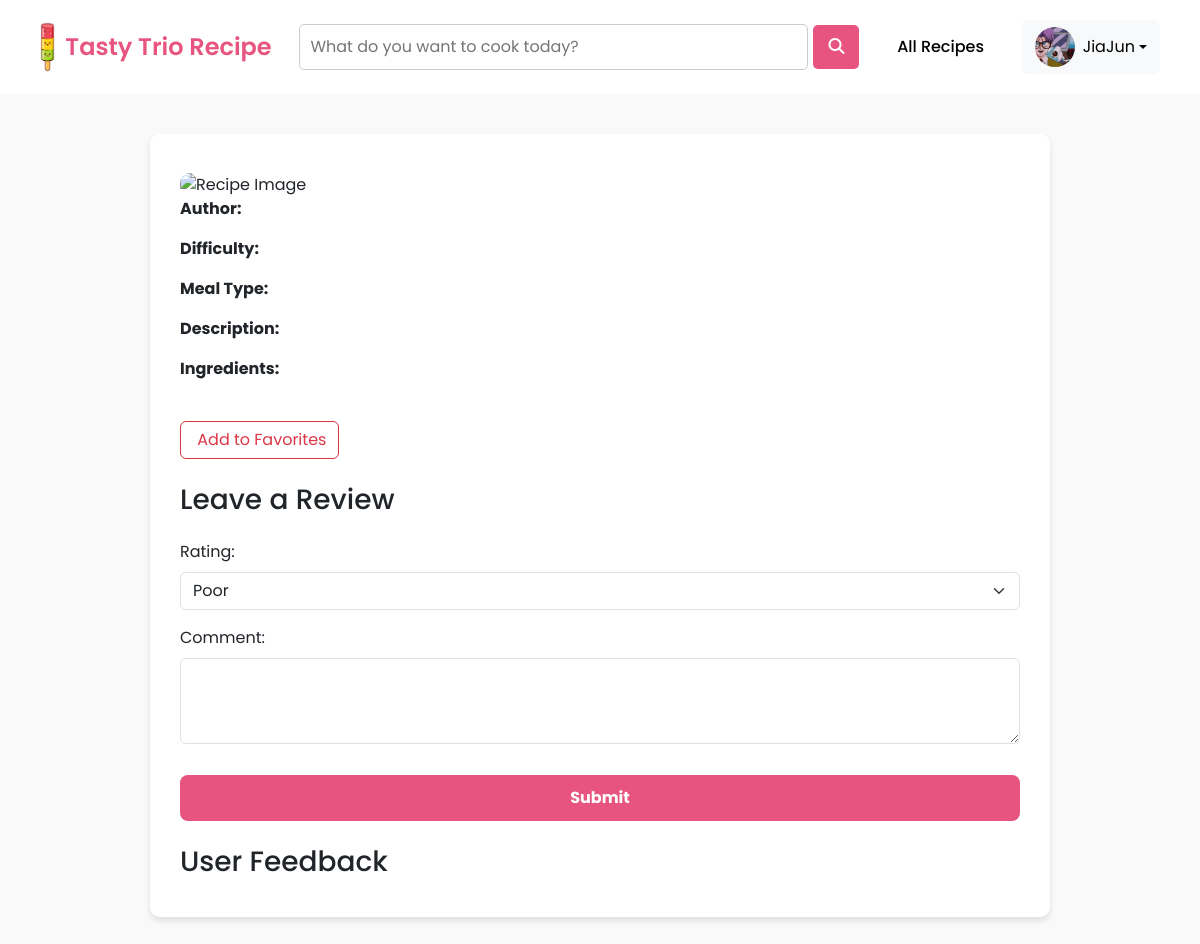
The page /user_recipe_details.php (signed in) on the database its author committed.
### tables this page shows
CREATE TABLE `registered_user` (
  `userID` int(11) NOT NULL,
  `userImg` varchar(255) DEFAULT NULL,
  `userName` varchar(255) NOT NULL,
  `userEmail` varchar(255) NOT NULL,
  `userPass` varchar(255) NOT NULL,
  `userBio` text DEFAULT NULL,
  `favID` int(11) DEFAULT NULL,
  `reset_token` varchar(255) DEFAULT NULL,
  `userStatus` enum('Active','Inactive','Banned') NOT NULL DEFAULT 'Active'
);

### user_recipe_details.php (the view, shortened to what this page needs)
<?php
include 'db.php';
$userImg = 'uploads/default.png';
$userName = 'Guest';
$isLoggedIn = false;
$userID = null;
if (isset($_SESSION['userID'])) {
    $isLoggedIn = true;
    $userID = $_SESSION['userID'];
    $query = "SELECT userImg, userName, userStatus FROM registered_user WHERE userID = ?";
    $stmt = $conn->prepare($query);
    $stmt->bind_param("i", $userID);
    if ($stmt->execute()) {
        $result = $stmt->get_result();
        if ($result->num_rows > 0) {
            $userData = $result->fetch_assoc();
            $userImg = $userData['userImg'];
            $userName = $userData['userName'];
        }
    } else {
        $userStatus = null;
    }
}
    $query = "SELECT recipe.recipeID, recipe.recipeName, recipe.recipeImg, recipe.recipeIngred, recipe.recipeDesc,
              registered_user.userName, registered_user.userImg AS creatorImg,
              meal_difficulty.mealDiff, meal_type.mealType
            FROM recipe
            LEFT JOIN registered_user ON recipe.userID = registered_user.userID
            LEFT JOIN meal_difficulty ON recipe.diffID = meal_difficulty.diffID
            LEFT JOIN meal_type ON recipe.typeID = meal_type.typeID
            WHERE recipe.recipeID = ?";
    $stmt = $conn->prepare($query);
    $stmt->bind_param("i", $recipeID);
    $stmt->execute();
    $result = $stmt->get_result();
    $recipe = $result->fetch_assoc();
    $isFavorited = false;
    if ($isLoggedIn) {
        $query = "SELECT * FROM favorite WHERE userID = ? AND recipeID = ?";
        $stmt = $conn->prepare($query);
        $stmt->bind_param("ii", $userID, $recipeID);
        $stmt->execute();
        $result = $stmt->get_result();
        $isFavorited = $result->num_rows > 0;
    }
$ratingQuery = "SELECT ratingID, ratingText FROM rating";
$ratingResult = $conn->query($ratingQuery);
?>
<!DOCTYPE html>
<html lang="en">
<head>
    <link rel="stylesheet" href="https://cdn.jsdelivr.net/npm/bootstrap@5.3.0/dist/css/bootstrap.min.css">
    <link rel="stylesheet" href="https://cdnjs.cloudflare.com/ajax/libs/font-awesome/6.4.2/css/all.min.css">
</head>
<body>
<?php include('header.php'); ?>
<div class="container">
    <img src="<?= htmlspecialchars($recipe['recipeImg']) ?>" class="recipe-img" alt="Recipe Image">
    <p><strong>Author:</strong> <?= htmlspecialchars($recipe['userName']) ?></p>
    <p><strong>Difficulty:</strong> <?= htmlspecialchars($recipe['mealDiff']) ?></p>
    <p><strong>Meal Type:</strong> <?= htmlspecialchars($recipe['mealType']) ?></p>
    <p><strong>Description:</strong> <?= nl2br(htmlspecialchars($recipe['recipeDesc'])) ?></p>
    <p><strong>Ingredients:</strong></p>
    <br>
    <form id="favoriteForm">
            <button type="button" id="favoriteBtn" class="btn btn-outline-danger">
                <span id="favoriteText"><?= $isFavorited ? "Remove from Favorites" : "Add to Favorites" ?></span>
            </button>
    </form>
    <h3 class="mt-4">Leave a Review</h3>
    <?php if ($isLoggedIn): ?>
        <form method="POST" class="mt-4">
            <div class="mb-3">
                <label for="rating" class="form-label">Rating:</label>
                <select name="rating" class="form-select" required>
                    <?php while ($rating = $ratingResult->fetch_assoc()): ?>
                        <option value="<?= $rating['ratingID'] ?>"><?= $rating['ratingText'] ?></option>
                    <?php endwhile; ?>
                </select>
            </div>
            <div class="mb-3">
                <label for="comment" class="form-label">Comment:</label>
                <textarea name="comment" class="form-control" rows="3" required></textarea>
            </div>
            <button type="submit" class="btn btn-custom">Submit</button>
        </form>
    <?php else: ?>
        <p><a href="index.php">Log in</a> to leave a comment.</p>
    <?php endif; ?>
    <h3 class="mt-4">User Feedback</h3>
</div>
</body>
</html>

### header.php (shortened to what this page needs)
<!DOCTYPE html>
<html lang="en">
<head>
</head>
<body>
<header>
    <div class="logo-title">
        <img src="assets/pic/TastyTrioLogo.png" alt="Logo">
        <a href="home.php"><h1>Tasty Trio Recipe</h1></a>
    </div>
    <form action="searchRecipe.php" method="GET" class="search-bar">
        <input type="text" name="query" placeholder="What do you want to cook today?" required>
        <button type="submit"><i class="fas fa-search"></i></button>
    </form>
    <nav class="navbar">
        <a href="eRecipeList.php"> All Recipes</a>
    </nav>
    <div class="profile-dropdown">
        <button class="btn btn-light dropdown-toggle d-flex align-items-center" type="button" id="dropdownMenuButton" data-bs-toggle="dropdown" aria-expanded="false">
            <img src="<?php echo htmlspecialchars($userImg); ?>" alt="Profile">
            <span class="ms-2"><?php echo htmlspecialchars($userName); ?></span>
        </button>
    </div>
</header>
</body>
</html>

### user_recipe_details.php (style rules this page uses)
body { font-family: 'Poppins', sans-serif; background-color: #f9f9f9; }
.container { max-width: 900px; margin: 40px auto; background: white; padding: 30px; border-radius: 10px; box-shadow: 0 4px 6px rgba(0, 0, 0, 0.1); }
.recipe-img { width: 100%; height: 400px; object-fit: cover; border-radius: 10px; }
.btn-custom { background-color: #E75480; color: white; font-weight: bold; border-radius: 8px; width: 100%; padding: 10px; margin-top: 15px; }

### header.php (style rules this page uses)
body { font-family: 'Poppins', sans-serif; margin: 0; padding: 0; background-color: #f9f9f9; }
header { display: flex; justify-content: space-between; align-items: center; padding: 20px 40px; background-color: white; }
.logo-title { display: flex; align-items: center; }
.logo-title img { height: 50px; margin-right: 10px; }
.logo-title a { text-decoration: none; }
.logo-title h1 { font-size: 24px; font-weight: 600; margin: 0; color: #E75480; }
.search-bar { display: flex; align-items: center; width: 50%; }
.search-bar input { flex-grow: 1; padding: 10px; border: 1px solid #ccc; border-radius: 5px; font-family: 'Poppins', sans-serif; }
.search-bar button { background-color: #E75480; color: white; border: none; padding: 10px 15px; border-radius: 5px; cursor: pointer; margin-left: 5px; }
.navbar { display: flex; gap: 20px; }
.navbar a { text-decoration: none; color: black; font-weight: 500; padding: 5px 10px; transition: color 0.3s ease, border-bottom 0.3s ease; }
.profile-dropdown { position: relative; display: inline-block; }
.profile-dropdown img { width: 40px; height: 40px; border-radius: 50%; object-fit: cover; cursor: pointer; }

### rows shown on the page
registered_user: userImg (picture), userName "JiaJun"

### other values the page prints
form field rating "Poor"
